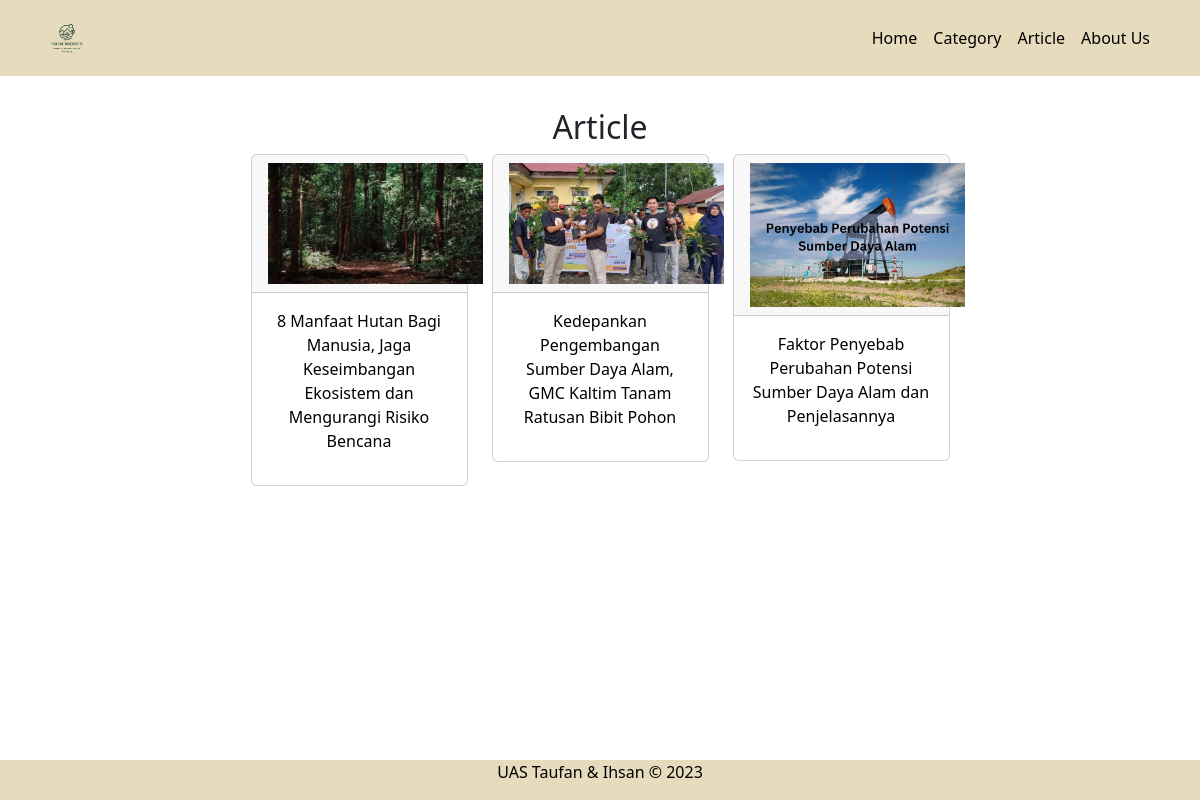
The app's page /halaman_user/template_user.php?halaman=more_article with its own data.
### tables this page shows
CREATE TABLE `article` (
  `article_id` int NOT NULL,
  `category_id` int NOT NULL,
  `admin_id` int NOT NULL,
  `judul_article` varchar(255) NOT NULL,
  `slug_article` varchar(255) NOT NULL,
  `deskripsi_article` text NOT NULL,
  `gambar_article` varchar(255) NOT NULL,
  `dibuat_pada` datetime NOT NULL
);

### halaman_user/more_article.php (the view)
<div class="col py-3">
<div class="row justify-content-center">
    <div class="col-md-10">
    <div class="row justify-content-center m-3">
        <h2 class="text-center">Article</h2>
        <?php
            require '../koneksi.php';
            $sql = mysqli_query($conn, "SELECT * FROM article");
            while($data = mysqli_fetch_assoc($sql)):
        ?>
        <div class="col-md-3">
            <div class="card">
                <div class="card-header">
                    <img src="../halaman_admin/gambar_article/<?php echo $data['gambar_article'] ?>" alt="" style="width: 215px;">
                </div>
                <div class="card-body">
                    <a href="template_user.php?halaman=detail_article&slug=<?php echo $data['slug_article'] ?>" style="text-decoration: none; color: black;"><p class="text-center"><?php echo $data['judul_article'] ?></p></a>
                </div>
            </div>
        </div>
        <?php endwhile; ?>
    </div>
    </div>
</div>
</div>

### records on screen
article: gambar_article (picture), judul_article "8 Manfaat Hutan Bagi Manusia, Jaga Keseimbangan Ekosistem dan Mengurangi Risiko Bencana"
article: gambar_article (picture), judul_article "Kedepankan Pengembangan Sumber Daya Alam, GMC Kaltim Tanam Ratusan Bibit Pohon"
article: gambar_article (picture), judul_article "Faktor Penyebab Perubahan Potensi Sumber Daya Alam dan Penjelasannya"
